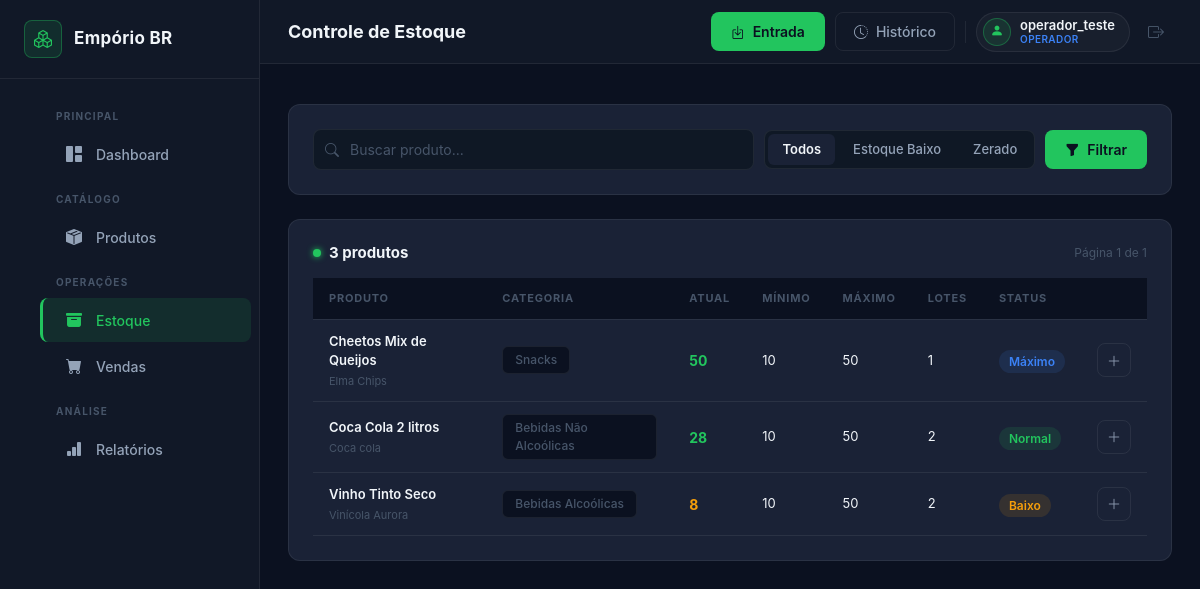
The page /estoque (signed in) on the database its author committed.
### app/models/models.py (models this page shows, shortened)
class Usuario(UserMixin, db.Model):
    __tablename__ = 'usuarios'
    id = db.Column(db.Integer, primary_key=True)
    nome = db.Column(db.String(100), nullable=False)
    senha_hash = db.Column(db.String(255), nullable=False)
    perfil = db.Column(db.String(20), nullable=False, default='operador')  # 'admin' ou 'operador'
    ativo = db.Column(db.Boolean, default=True)
    movimentacoes = db.relationship('Movimentacao', backref='usuario', lazy='dynamic')
    vendas = db.relationship('Venda', backref='usuario', lazy='dynamic')
    @property
    def is_admin(self):
        return self.perfil == 'admin'

class Produto(db.Model):
    __tablename__ = 'produtos'
    id = db.Column(db.Integer, primary_key=True)
    nome = db.Column(db.String(150), nullable=False)
    categoria_id = db.Column(db.Integer, db.ForeignKey('categorias.id'), nullable=False)
    fabricante = db.Column(db.String(100))
    volume = db.Column(db.String(30))
    peso = db.Column(db.String(30))
    codigo_barras = db.Column(db.String(50), unique=True)
    margem_lucro = db.Column(db.Float, nullable=False, default=30.0)
    preco_custo = db.Column(db.Float, nullable=False, default=0.0)
    preco_venda = db.Column(db.Float, nullable=False, default=0.0)
    estoque_minimo = db.Column(db.Integer, nullable=False, default=5)
    estoque_maximo = db.Column(db.Integer, nullable=False, default=100)
    ativo = db.Column(db.Boolean, default=True)
    lotes = db.relationship('Lote', backref='produto', lazy='dynamic')
    movimentacoes = db.relationship('Movimentacao', backref='produto', lazy='dynamic')
    @property
    def estoque_atual(self):
        total = 0
        for lote in self.lotes:
            total += lote.quantidade
        return total

class Categoria(db.Model):
    __tablename__ = 'categorias'
    id = db.Column(db.Integer, primary_key=True)
    nome = db.Column(db.String(80), nullable=False, unique=True)
    ativo = db.Column(db.Boolean, default=True)
    produtos = db.relationship('Produto', backref='categoria', lazy='dynamic')

### app/routes/estoque.py (the view)
@estoque_bp.route('/estoque')
@login_required
def visao_geral():
    busca = request.args.get('q', '').strip()
    filtro = request.args.get('filtro', 'todos')  # 'todos', 'baixo', 'zerado'
    pagina = request.args.get('pagina', 1, type=int)
    query = Produto.query.filter_by(ativo=True)
    if busca:
        query = query.filter(Produto.nome.ilike(f'%{busca}%'))
    produtos = query.order_by(Produto.nome).all()
    if filtro == 'baixo':
        produtos = [p for p in produtos if 0 < p.estoque_atual <= p.estoque_minimo]
    elif filtro == 'zerado':
        produtos = [p for p in produtos if p.estoque_atual == 0]
    total = len(produtos)
    inicio = (pagina - 1) * POR_PAGINA
    fim = inicio + POR_PAGINA
    itens = produtos[inicio:fim]
    total_paginas = max(1, -(-total // POR_PAGINA))
    return render_template(
        'estoque/visao_geral.html',
        produtos=itens,
        total=total,
        pagina=pagina,
        total_paginas=total_paginas,
        busca=busca,
        filtro=filtro,
    )

### app/models/models.py (called while the page is built)
@login_manager.user_loader
def load_user(user_id):
    return Usuario.query.get(int(user_id))

### app/templates/estoque/visao_geral.html (shortened to what this page needs)
{% extends 'base.html' %}
{% block page_title %}Controle de Estoque{% endblock %}
{% block topbar_actions %}
  <a href="{{ url_for('estoque.entrada') }}" class="btn-accent">
    <i class="bi bi-box-arrow-in-down"></i> Entrada
  </a>
  <a href="{{ url_for('estoque.movimentacoes') }}" class="btn-outline">
    <i class="bi bi-clock-history"></i> Histórico
  </a>
{% endblock %}
{% block content %}
<div class="card-dark mb-4">
  <form method="GET" action="{{ url_for('estoque.visao_geral') }}" class="filter-row">
    <div class="filter-input">
      <input type="text" name="q" value="{{ busca }}"
             placeholder="Buscar produto..." class="filter-control">
    </div>
    <div class="filter-tabs">
      <a href="{{ url_for('estoque.visao_geral', q=busca, filtro='todos') }}"
         class="filter-tab {{ 'active' if filtro == 'todos' }}">Todos</a>
      <a href="{{ url_for('estoque.visao_geral', q=busca, filtro='baixo') }}"
         class="filter-tab filter-tab-yellow {{ 'active' if filtro == 'baixo' }}">Estoque Baixo</a>
      <a href="{{ url_for('estoque.visao_geral', q=busca, filtro='zerado') }}"
         class="filter-tab filter-tab-red {{ 'active' if filtro == 'zerado' }}">Zerado</a>
    </div>
    <button type="submit" class="btn-accent">
      <i class="bi bi-funnel-fill"></i> Filtrar
    </button>
  </form>
</div>
<div class="card-dark">
  <div class="section-header mb-3">
    <div class="section-title-group">
      <span class="section-dot dot-green"></span>
      <h5 class="section-title">{{ total }} produto{{ 's' if total != 1 }}</h5>
    </div>
    <span class="text-muted-sm">Página {{ pagina }} de {{ total_paginas }}</span>
  </div>
  {% if produtos %}
    <div class="table-scroll">
      <table class="table-dark-custom">
        <thead>
          <tr>
            <th>Produto</th>
            <th>Categoria</th>
            <th>Atual</th>
            <th>Mínimo</th>
            <th>Máximo</th>
            <th>Lotes</th>
            <th>Status</th>
            <th></th>
          </tr>
        </thead>
        <tbody>
          {% for p in produtos %}
          {% set est = p.estoque_atual %}
          <tr>
            <td>
              <span class="product-name">{{ p.nome }}</span>
              {% if p.fabricante %}<span class="product-brand">{{ p.fabricante }}</span>{% endif %}
            </td>
            <td><span class="badge-gray">{{ p.categoria.nome }}</span></td>
            <td>
              {% if est == 0 %}
                <strong class="value-danger">0</strong>
              {% elif est <= p.estoque_minimo %}
                <strong class="value-warning">{{ est }}</strong>
              {% else %}
                <strong class="value-ok">{{ est }}</strong>
              {% endif %}
            </td>
            <td class="text-muted-col">{{ p.estoque_minimo }}</td>
            <td class="text-muted-col">{{ p.estoque_maximo }}</td>
            <td class="text-muted-col">
              {{ p.lotes.filter_by().count() }}
            </td>
            <td>
              {% if est == 0 %}
                <span class="badge-red">Zerado</span>
              {% elif est <= p.estoque_minimo %}
                <span class="badge-yellow">Baixo</span>
              {% elif est >= p.estoque_maximo %}
                <span class="badge-blue">Máximo</span>
              {% else %}
                <span class="badge-green">Normal</span>
              {% endif %}
            </td>
            <td>
              <a href="{{ url_for('estoque.entrada', produto_id=p.id) }}"
                 class="btn-icon" title="Registrar entrada">
                <i class="bi bi-plus-lg"></i>
              </a>
            </td>
          </tr>
          {% endfor %}
        </tbody>
      </table>
    </div>
  {% else %}
    <div class="empty-state">
      <i class="bi bi-archive empty-icon-green"></i>
      <p>Nenhum produto encontrado com os filtros aplicados.</p>
    </div>
  {% endif %}
</div>
{% endblock %}

### app/templates/base.html (shortened to what this page needs)
<!DOCTYPE html>
<html lang="pt-BR">
<head>
  <link href="https://cdn.jsdelivr.net/npm/bootstrap@5.3.3/dist/css/bootstrap.min.css" rel="stylesheet">
  <link href="https://cdn.jsdelivr.net/npm/bootstrap-icons@1.11.3/font/bootstrap-icons.min.css" rel="stylesheet">
  <link href="{{ url_for('static', filename='css/styles.css') }}" rel="stylesheet">
</head>
<body>
<div class="layout-wrapper">
  <aside class="sidebar" id="sidebar">
    <div class="sidebar-brand">
      <span class="brand-icon"><i class="bi bi-boxes"></i></span>
      <span class="brand-name">Empório BR</span>
    </div>
    <nav class="sidebar-nav">
      <ul>
        <li class="nav-label">Principal</li>
        <li>
          <a href="{{ url_for('main.dashboard') }}"
             class="{{ 'active' if request.endpoint == 'main.dashboard' }}">
            <i class="bi bi-grid-1x2-fill"></i>
            <span>Dashboard</span>
          </a>
        </li>
        <li class="nav-label">Catálogo</li>
        <li>
          <a href="{{ url_for('produtos.lista_produtos') }}"
             class="{{ 'active' if request.endpoint and request.endpoint.startswith('produtos.') }}">
            <i class="bi bi-box-seam-fill"></i>
            <span>Produtos</span>
          </a>
        </li>
        <li class="nav-label">Operações</li>
        <li>
          <a href="{{ url_for('estoque.visao_geral') }}"
             class="{{ 'active' if request.endpoint and request.endpoint.startswith('estoque.') }}">
            <i class="bi bi-archive-fill"></i>
            <span>Estoque</span>
          </a>
        </li>
        <li>
          <a href="{{ url_for('vendas.nova_venda') }}"
             class="{{ 'active' if request.endpoint and request.endpoint.startswith('vendas.') }}">
            <i class="bi bi-cart-fill"></i>
            <span>Vendas</span>
          </a>
        </li>
        <li class="nav-label">Análise</li>
        <li>
          <a href="{{ url_for('relatorios.relatorio_estoque') }}"
             class="{{ 'active' if request.endpoint and request.endpoint.startswith('relatorios.') }}">
            <i class="bi bi-bar-chart-fill"></i>
            <span>Relatórios</span>
          </a>
        </li>
      </ul>
    </nav>
  </aside>
  <div class="main-content">
    <header class="topbar">
      <h1 class="page-title">{% block page_title %}{% endblock %}</h1>
      <div class="topbar-right">
        {% block topbar_actions %}{% endblock %}
        <div class="topbar-user">
          <div class="topbar-avatar"><i class="bi bi-person-fill"></i></div>
          <div class="topbar-user-info">
            <span class="topbar-user-name">{{ current_user.nome }}</span>
            <span class="topbar-user-role" style="{{ '' if current_user.is_admin else 'color:var(--info);' }}">
              {{ 'Admin' if current_user.is_admin else 'Operador' }}
            </span>
          </div>
        </div>
        <a href="{{ url_for('auth.logout') }}" class="btn-logout" title="Sair">
          <i class="bi bi-box-arrow-right"></i>
        </a>
      </div>
    </header>
    <div class="flash-container">
    </div>
    <main class="page-body">
      {% block content %}{% endblock %}
    </main>
  </div>
</div>
</body>
</html>

### rows shown on the page
Usuario: nome "operador_teste", perfil "OPERADOR"
Produto: nome "Cheetos Mix de Queijos", fabricante "Elma Chips", categoria.nome "Snacks", estoque_maximo "50", estoque_minimo "10", lotes.filter_by "1", shows "Máximo"
Produto: nome "Coca Cola 2 litros", fabricante "Coca cola", categoria.nome "Bebidas Não Alcoólicas", est "28", estoque_minimo "10", estoque_maximo "50", lotes.filter_by "2", shows "Normal"
Produto: nome "Vinho Tinto Seco", fabricante "Vinícola Aurora", categoria.nome "Bebidas Alcoólicas", est "8", estoque_minimo "10", estoque_maximo "50", lotes.filter_by "2", shows "Baixo"

### other values the page prints
{{ total }} "3"
{{ 's' if total != 1 }} "s"
{{ pagina }} "1"
{{ total_paginas }} "1"
